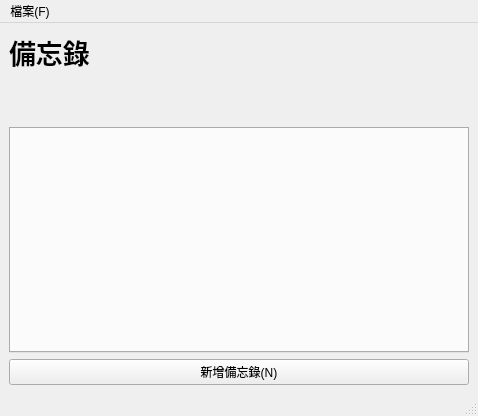
<?xml version="1.0" encoding="UTF-8"?>
<ui version="4.0">
 <class>MainWindow</class>
 <widget class="QMainWindow" name="MainWindow">
  <property name="geometry">
   <rect>
    <x>0</x>
    <y>0</y>
    <width>478</width>
    <height>416</height>
   </rect>
  </property>
  <property name="windowTitle">
   <string>MainWindow</string>
  </property>
  <widget class="QWidget" name="centralwidget">
   <layout class="QVBoxLayout" name="verticalLayout_3">
    <item>
     <layout class="QVBoxLayout" name="verticalLayout_2">
      <item>
       <widget class="QLabel" name="label_2">
        <property name="font">
         <font>
          <family>Agency FB</family>
          <pointsize>20</pointsize>
          <weight>75</weight>
          <bold>true</bold>
         </font>
        </property>
        <property name="text">
         <string>備忘錄</string>
        </property>
       </widget>
      </item>
      <item>
       <layout class="QVBoxLayout" name="verticalLayout"/>
      </item>
     </layout>
    </item>
    <item>
     <widget class="QLabel" name="label">
      <property name="font">
       <font>
        <pointsize>28</pointsize>
        <weight>75</weight>
        <bold>true</bold>
       </font>
      </property>
      <property name="text">
       <string/>
      </property>
     </widget>
    </item>
    <item>
     <widget class="QTabWidget" name="tabWidget">
      <property name="currentIndex">
       <number>-1</number>
      </property>
      <property name="tabsClosable">
       <bool>true</bool>
      </property>
      <property name="movable">
       <bool>true</bool>
      </property>
     </widget>
    </item>
    <item>
     <widget class="QPushButton" name="pushButton">
      <property name="text">
       <string>新增備忘錄(N)</string>
      </property>
     </widget>
    </item>
   </layout>
  </widget>
  <widget class="QMenuBar" name="menubar">
   <property name="geometry">
    <rect>
     <x>0</x>
     <y>0</y>
     <width>478</width>
     <height>21</height>
    </rect>
   </property>
   <widget class="QMenu" name="menu">
    <property name="title">
     <string>檔案(F)</string>
    </property>
    <addaction name="action"/>
    <addaction name="action_2"/>
    <addaction name="action_3"/>
    <addaction name="action_4"/>
   </widget>
   <addaction name="menu"/>
  </widget>
  <widget class="QStatusBar" name="statusbar"/>
  <action name="action">
   <property name="text">
    <string>新增備忘錄</string>
   </property>
   <property name="shortcutContext">
    <enum>Qt::WindowShortcut</enum>
   </property>
  </action>
  <action name="action_2">
   <property name="text">
    <string>開啟舊檔</string>
   </property>
  </action>
  <action name="action_3">
   <property name="checkable">
    <bool>false</bool>
   </property>
   <property name="text">
    <string>另存新檔</string>
   </property>
  </action>
  <action name="action_4">
   <property name="checkable">
    <bool>false</bool>
   </property>
   <property name="checked">
    <bool>false</bool>
   </property>
   <property name="enabled">
    <bool>true</bool>
   </property>
   <property name="text">
    <string>儲存檔案</string>
   </property>
   <property name="shortcut">
    <string extracomment="(S)"/>
   </property>
  </action>
 </widget>
 <resources/>
 <connections/>
</ui>
